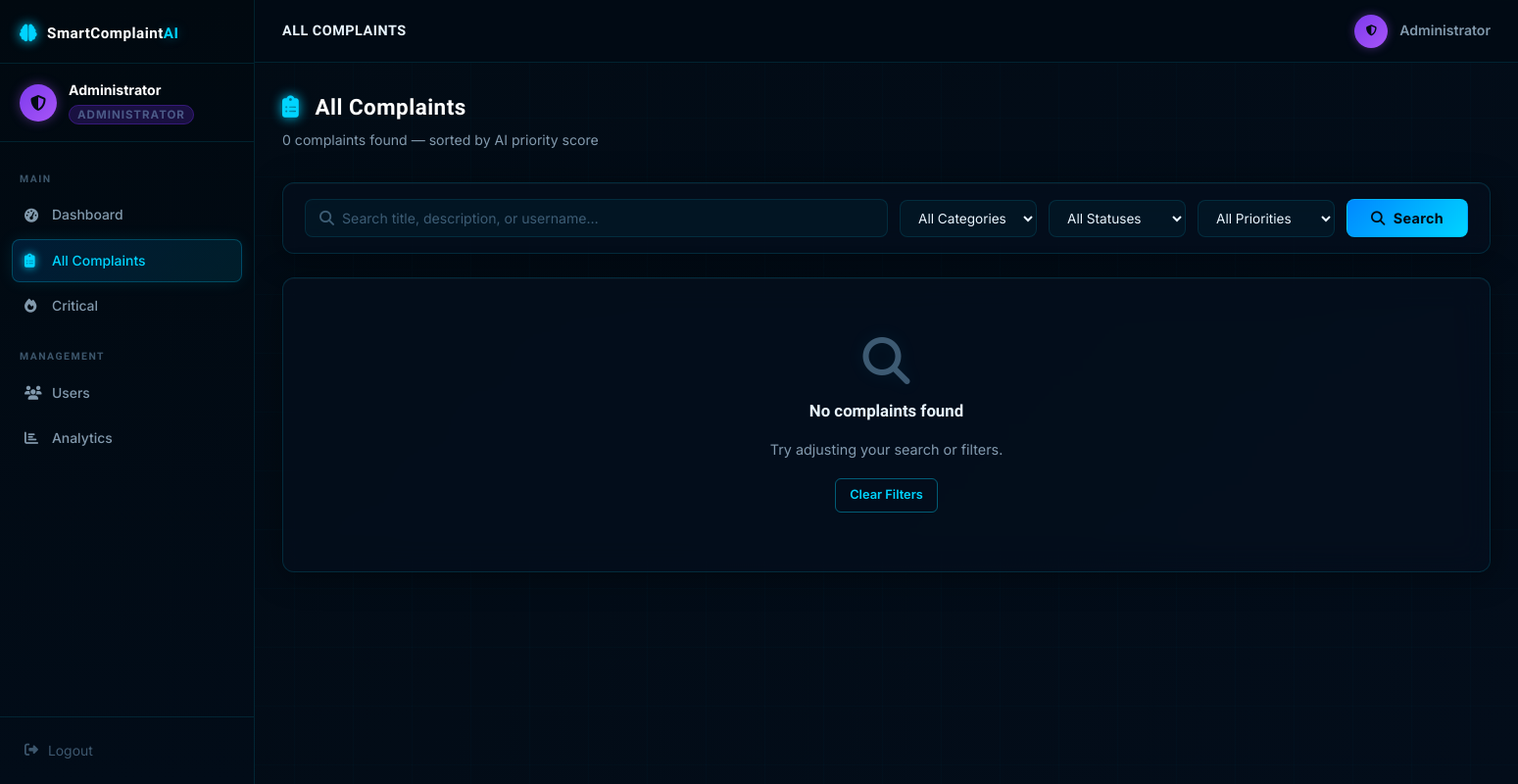
/admin/complaints (signed in), run on an earlier commit of the app's database.
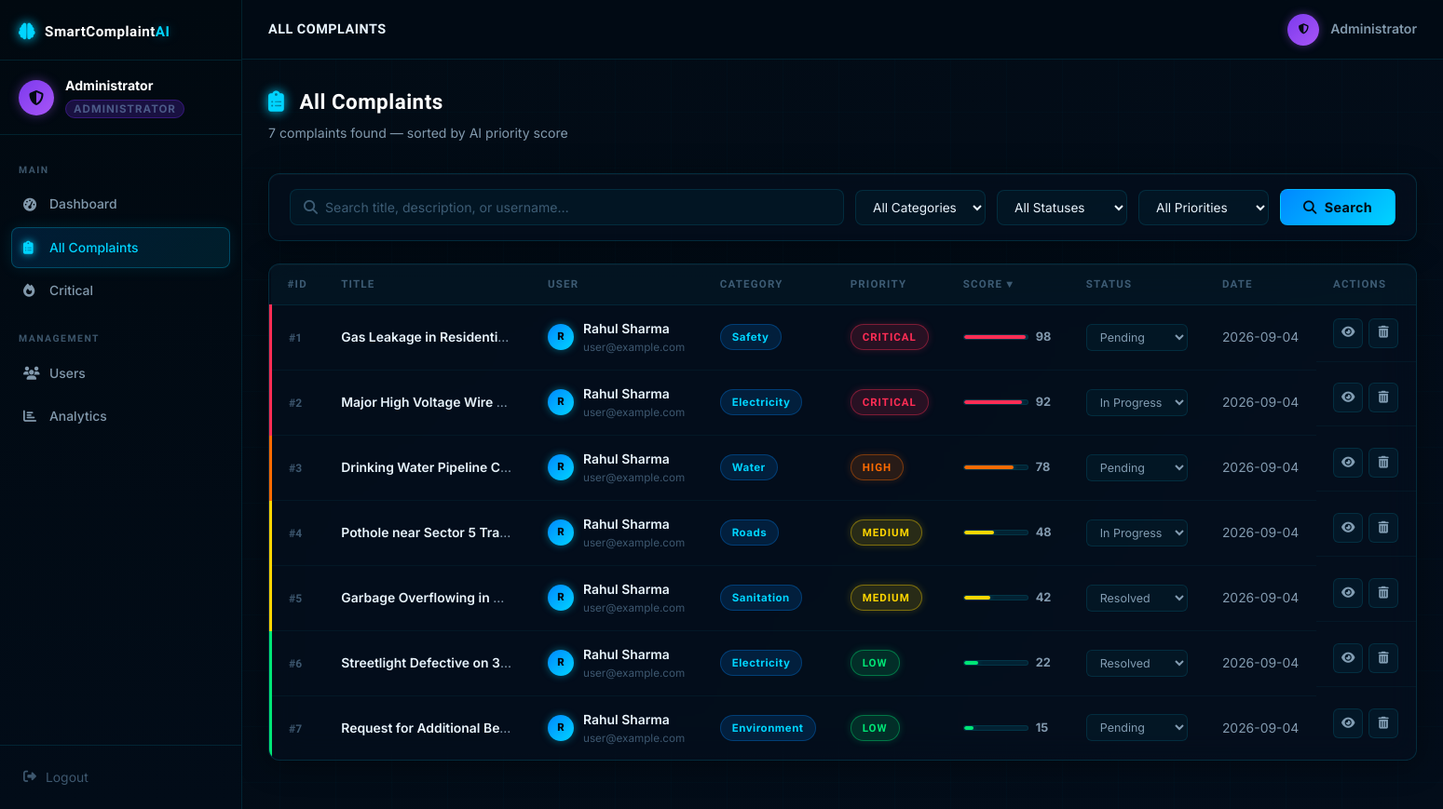
And on a later commit of the database.
### tables this page shows
CREATE TABLE complaints (
            id             INTEGER PRIMARY KEY AUTOINCREMENT,
            user_id        INTEGER NOT NULL,
            title          TEXT    NOT NULL,
            description    TEXT    NOT NULL,
            category       TEXT    NOT NULL,
            priority       TEXT    NOT NULL DEFAULT 'Low',
            priority_score INTEGER NOT NULL DEFAULT 0,
            status         TEXT    NOT NULL DEFAULT 'Pending',
            created_at     TEXT    NOT NULL DEFAULT (datetime('now')),
            updated_at     TEXT    NOT NULL DEFAULT (datetime('now')),
            FOREIGN KEY (user_id) REFERENCES users(id)
        );

CREATE TABLE users (
            id          INTEGER PRIMARY KEY AUTOINCREMENT,
            name        TEXT    NOT NULL,
            email       TEXT    NOT NULL UNIQUE,
            password    TEXT    NOT NULL,
            role        TEXT    NOT NULL DEFAULT 'user',
            created_at  TEXT    NOT NULL DEFAULT (datetime('now'))
        );

### app.py (the view)
@app.route('/admin/complaints')
@admin_required
def admin_complaints():
    search   = request.args.get('search', '').strip()
    category = request.args.get('category', '')
    status   = request.args.get('status', '')
    priority = request.args.get('priority', '')
    complaints = get_all_complaints(
        category = category or None,
        status   = status or None,
        priority = priority or None,
        search   = search or None,
    )
    return render_template(
        'admin_complaints.html',
        complaints  = complaints,
        categories  = CATEGORIES,
        statuses    = VALID_STATUSES,
        priorities  = ['Low', 'Medium', 'High', 'Critical'],
        search      = search,
        sel_cat     = category,
        sel_status  = status,
        sel_priority= priority,
    )

### app.py (called while the page is built)
def admin_required(f):
    @wraps(f)
    def decorated(*args, **kwargs):
        if 'user_id' not in session:
            flash('Please log in.', 'warning')
            return redirect(url_for('login'))
        if session.get('role') != 'admin':
            flash('Access denied. Admins only.', 'danger')
            return redirect(url_for('dashboard'))
        return f(*args, **kwargs)
    return decorated

### database.py (called while the page is built)
def get_connection():
    conn = sqlite3.connect(DB_PATH)
    conn.row_factory = sqlite3.Row  # Allows column access by name
    conn.execute("PRAGMA journal_mode=WAL")  # Better concurrency
    return conn

### templates/admin_complaints.html (shortened to what this page needs)
<!DOCTYPE html>
<html lang="en">
<head>
  <link rel="stylesheet" href="{{ url_for('static', filename='css/style.css') }}"/>
  <link rel="stylesheet" href="https://cdnjs.cloudflare.com/ajax/libs/font-awesome/6.5.0/css/all.min.css"/>
</head>
<body class="app-body">
  {% include 'partials/_sidebar_admin.html' %}
  <main class="app-main">
    <header class="app-topbar">
      <div class="topbar-title">All Complaints</div>
      <div class="topbar-right">
        <div class="user-avatar-small admin-av"><i class="fas fa-shield-alt"></i></div>
        <span class="topbar-name">{{ session.user_name }}</span>
      </div>
    </header>
    <div class="page-content">
      <div class="page-header">
        <div>
          <h1 class="page-title"><i class="fas fa-clipboard-list"></i> All Complaints</h1>
          <p class="page-subtitle">{{ complaints|length }} complaint{{ 's' if complaints|length != 1 else '' }} found — sorted by AI priority score</p>
        </div>
      </div>
      <div class="card filter-card">
        <div class="card-body">
          <form method="GET" action="{{ url_for('admin_complaints') }}" class="filter-form admin-filter-form" id="adminFilterForm">
            <div class="filter-search">
              <i class="fas fa-search"></i>
              <input type="text" name="search" placeholder="Search title, description, or username…"
                     value="{{ search }}" id="searchInput"/>
            </div>
            <div class="filter-group">
              <select name="category" onchange="this.form.submit()">
                <option value="">All Categories</option>
              </select>
            </div>
            <div class="filter-group">
              <select name="status" onchange="this.form.submit()">
                <option value="">All Statuses</option>
              </select>
            </div>
            <div class="filter-group">
              <select name="priority" onchange="this.form.submit()">
                <option value="">All Priorities</option>
              </select>
            </div>
            <button type="submit" class="btn-primary">
              <i class="fas fa-search"></i> Search
            </button>
          </form>
        </div>
      </div>
      <div class="card">
        <div class="card-body p-0">
          {% if complaints %}
            <div class="complaint-table-wrap">
              <table class="complaint-table admin-table">
                <thead>
                  <tr>
                    <th>#ID</th>
                    <th>Title</th>
                    <th>User</th>
                    <th>Category</th>
                    <th>Priority</th>
                    <th>Score ▼</th>
                    <th>Status</th>
                    <th>Date</th>
                    <th>Actions</th>
                  </tr>
                </thead>
                <tbody>
                  {% for c in complaints %}
                  <tr class="row-{{ c.priority.lower() }}">
                    <td><span class="id-cell">#{{ c.id }}</span></td>
                    <td class="title-cell">
                      <a href="{{ url_for('admin_complaint_details', complaint_id=c.id) }}">
                        {{ c.title[:50] }}{% if c.title|length > 50 %}…{% endif %}
                      </a>
                    </td>
                    <td>
                      <div class="user-cell">
                        <div class="mini-avatar">{{ c.user_name[0].upper() }}</div>
                        <div>
                          <span>{{ c.user_name }}</span>
                          <small>{{ c.user_email }}</small>
                        </div>
                      </div>
                    </td>
                    <td><span class="cat-badge">{{ c.category }}</span></td>
                    <td><span class="priority-badge priority-{{ c.priority.lower() }}">{{ c.priority }}</span></td>
                    <td>
                      <div class="score-mini">
                        <div class="score-bar-sm">
                          <div class="score-fill-sm priority-bg-{{ c.priority.lower() }}" style="width:{{ c.priority_score }}%"></div>
                        </div>
                        <strong>{{ c.priority_score }}</strong>
                      </div>
                    </td>
                    <td>
                      <form method="POST" action="{{ url_for('admin_update_status', complaint_id=c.id) }}" class="inline-status-form">
                        <select name="status" class="status-select-inline" onchange="this.form.submit()">
                          {% for s in statuses %}
                            <option value="{{ s }}" {{ 'selected' if c.status == s }}>{{ s }}</option>
                          {% endfor %}
                        </select>
                      </form>
                    </td>
                    <td>{{ c.created_at[:10] }}</td>
                    <td class="actions-cell">
                      <a href="{{ url_for('admin_complaint_details', complaint_id=c.id) }}"
                         class="btn-table" title="View Details"><i class="fas fa-eye"></i></a>
                      <form method="POST" action="{{ url_for('admin_delete_complaint', complaint_id=c.id) }}"
                            style="display:inline"
                            onsubmit="return confirm('Delete complaint #{{ c.id }}?')">
                        <button type="submit" class="btn-table btn-table-danger" title="Delete">
                          <i class="fas fa-trash-alt"></i>
                        </button>
                      </form>
                    </td>
                  </tr>
                  {% endfor %}
                </tbody>
              </table>
            </div>
          {% else %}
            <div class="empty-state">
              <i class="fas fa-search"></i>
              <h4>No complaints found</h4>
              <p>Try adjusting your search or filters.</p>
              <a href="{{ url_for('admin_complaints') }}" class="btn-outline-sm">Clear Filters</a>
            </div>
          {% endif %}
        </div>
      </div>
    </div>
  </main>
</body>
</html>

### templates/partials/_sidebar_admin.html (shortened to what this page needs)
<aside class="sidebar sidebar-admin" id="sidebar">
  <div class="sidebar-header">
    <a href="{{ url_for('index') }}" class="sidebar-brand">
      <i class="fas fa-brain"></i>
      <span>SmartComplaint<span class="brand-ai-s">AI</span></span>
    </a>
  </div>
  <div class="sidebar-user">
    <div class="sidebar-avatar admin-avatar"><i class="fas fa-shield-alt"></i></div>
    <div class="sidebar-user-info">
      <strong>{{ session.user_name }}</strong>
      <small class="admin-role-badge">Administrator</small>
    </div>
  </div>
  <nav class="sidebar-nav">
    <p class="nav-section-label">Main</p>
    <ul>
      <li class="{{ 'active' if request.endpoint == 'admin_dashboard' else '' }}">
        <a href="{{ url_for('admin_dashboard') }}"><i class="fas fa-tachometer-alt"></i> Dashboard</a>
      </li>
      <li class="{{ 'active' if request.endpoint == 'admin_complaints' else '' }}">
        <a href="{{ url_for('admin_complaints') }}"><i class="fas fa-clipboard-list"></i> All Complaints</a>
      </li>
      <li class="{{ 'active' if request.endpoint == 'admin_complaints' and request.args.get('priority') == 'Critical' else '' }}">
        <a href="{{ url_for('admin_complaints') }}?priority=Critical"><i class="fas fa-fire"></i> Critical</a>
      </li>
    </ul>
    <p class="nav-section-label">Management</p>
    <ul>
      <li class="{{ 'active' if request.endpoint == 'admin_users' else '' }}">
        <a href="{{ url_for('admin_users') }}"><i class="fas fa-users"></i> Users</a>
      </li>
      <li>
        <a href="{{ url_for('admin_dashboard') }}#analytics"><i class="fas fa-chart-bar"></i> Analytics</a>
      </li>
    </ul>
  </nav>
  <div class="sidebar-footer">
    <a href="{{ url_for('logout') }}" class="sidebar-logout">
      <i class="fas fa-sign-out-alt"></i> Logout
    </a>
  </div>
</aside>

What changed in the data, as far as the page shows it:
added complaints: id "1", title "Gas Leakage in Residenti…", name "R", user_name "Rahul Sharma", user_email "user@example.com", category "Safety", priority "CRITICAL", priority_score "98", created_at "2026-09-04"
added complaints: id "2", title "Major High Voltage Wire…", name "R", user_name "Rahul Sharma", user_email "user@example.com", category "Electricity", priority "CRITICAL", priority_score "92", created_at "2026-09-04"
added complaints: id "3", title "Drinking Water Pipeline C…", name "R", user_name "Rahul Sharma", user_email "user@example.com", category "Water", priority "HIGH", priority_score "78", created_at "2026-09-04"
added complaints: id "4", title "Pothole near Sector 5 Tra…", name "R", user_name "Rahul Sharma", user_email "user@example.com", category "Roads", priority "MEDIUM", priority_score "48", created_at "2026-09-04"
added complaints: id "5", title "Garbage Overflowing in…", name "R", user_name "Rahul Sharma", user_email "user@example.com", category "Sanitation", priority "MEDIUM", priority_score "42", created_at "2026-09-04"
added complaints: id "6", title "Streetlight Defective on 3…", name "R", user_name "Rahul Sharma", user_email "user@example.com", category "Electricity", priority "LOW", priority_score "22", created_at "2026-09-04"
added complaints: id "7", title "Request for Additional Be…", name "R", user_name "Rahul Sharma", user_email "user@example.com", category "Environment", priority "LOW", priority_score "15", created_at "2026-09-04"
Also different on the page:
{{ complaints|length }}: "0" → "7"
text no longer shown: "No complaints found Try adjusting your search or filters. Clear Filters"
text now shown: "#ID TITLE USER CATEGORY PRIORITY SCORE ▼ STATUS DATE ACTIONS"
